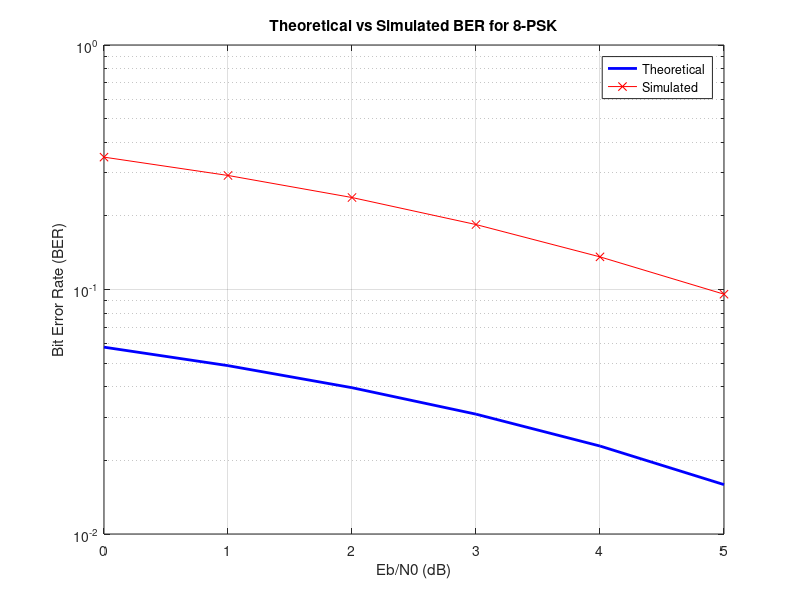

The MATLAB script that drew this image:
% 8-PSK BER Analysis

clc; clear; close all;

%% Parameters

M = 8;
theta = (0:7) * (2 * pi / 8);
constPoints = exp(1j * theta);
numSymbols = 1e5;

%% Modulation

symbols = randi([0, M-1], numSymbols, 1);
modulatedSignal = constPoints(symbols + 1);

%% BER Analysis over a range of Eb/N0 values

EbN0_dB = 0:5;
EbN0 = 10.^(EbN0_dB/10);
ber_simulated = zeros(size(EbN0));

for k = 1:length(EbN0)

    % Noise
    noiseVariance = 1/(2*log2(M)*EbN0(k));
    noisySignal = modulatedSignal + sqrt(noiseVariance)*(randn(size(modulatedSignal)) + 1j*randn(size(modulatedSignal)));

    % Demodulation
    demodulatedSymbols = zeros(numSymbols, 1);
    for i = 1:numSymbols
        [~, closestPointIndex] = min(abs(noisySignal(i) - constPoints));
        demodulatedSymbols(i) = closestPointIndex - 1;
    end

    % Calculate BER
    numErrors = sum(demodulatedSymbols ~= symbols);
    ber_simulated(k) = numErrors / numSymbols;
    
end

%% Theoretical BER Calculation for 8-PSK

ber_theoretical = (1/log2(M)) * qfunc(sqrt(2*log2(M)*EbN0)*sin(pi/M));

%% Plotting Theoretical vs Simulated BER

figure;
semilogy(EbN0_dB, ber_theoretical, 'b-', 'LineWidth', 2);
hold on;
semilogy(EbN0_dB, ber_simulated, 'rx-');
xlabel('Eb/N0 (dB)');
ylabel('Bit Error Rate (BER)');
title('Theoretical vs Simulated BER for 8-PSK');
legend('Theoretical', 'Simulated');
grid on;
